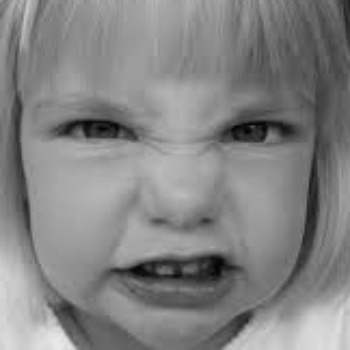
#> input picture machine Learning/dataset/anger/1001.jpg, 350 x 350 px, given in place of the camera
$ python takeApic.py
#> lines starting #> are read from the running program, lines starting #| are printed output that depends on the picture
# -*- coding: utf-8 -*-
"""
Created on Sat Nov 11 00:40:13 2017

@author: AJAY
"""
import numpy as np
import cv2
import newtrainning
import glob


cam = cv2.VideoCapture(0)

cv2.namedWindow("test")

img_counter = 0

while True:
    ret, frame = cam.read()
#> frame is the input picture: shape (350, 350, 3); min 0, max 234, mean 131.7
    cv2.imshow("test", frame)
    if not ret:
        break
    k = cv2.waitKey(1)
#> (key Esc is pressed here)

    if k%256 == 27:
        # ESC pressed
        print("Escape hit, closing...")
        break
    elif k%256 == 32:
        # SPACE pressed
        img_name = "pictures/{}.jpg".format(img_counter)
        cv2.imwrite(img_name, frame)
        print("{} written!".format(img_name))
        img_counter += 1
        break

cam.release()

cv2.destroyAllWindows()

print('hello')


faceDet = cv2.CascadeClassifier("haarcascade_frontalface_default.xml")
faceDet_two = cv2.CascadeClassifier("haarcascade_frontalface_alt2.xml")
faceDet_three = cv2.CascadeClassifier("haarcascade_frontalface_alt.xml")
faceDet_four = cv2.CascadeClassifier("haarcascade_frontalface_alt_tree.xml")


def detect_faces():
    files = glob.glob("pictures\\*") #Get list of all images with emotion

    frame = cv2.imread(files[0]) #Open image
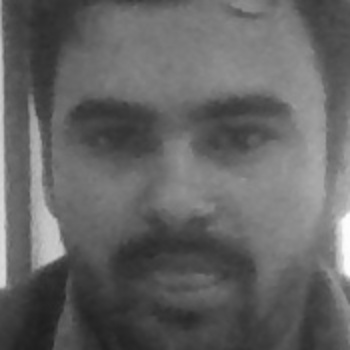
#> input picture machine Learning/pictures/0.jpg, 350 x 350 px
#> frame is the input picture: shape (350, 350, 3); min 30, max 254, mean 100
    gray = cv2.cvtColor(frame, cv2.COLOR_BGR2GRAY) #Convert image to grayscale

    face = faceDet.detectMultiScale(gray, scaleFactor=1.1, minNeighbors=10, minSize=(5, 5), flags=cv2.CASCADE_SCALE_IMAGE)
#> face = [[29, 23, 296, 296]]
    face_two = faceDet_two.detectMultiScale(gray, scaleFactor=1.1, minNeighbors=10, minSize=(5, 5), flags=cv2.CASCADE_SCALE_IMAGE)
#> face_two = [[22, 18, 305, 305]]
    face_three = faceDet_three.detectMultiScale(gray, scaleFactor=1.1, minNeighbors=10, minSize=(5, 5), flags=cv2.CASCADE_SCALE_IMAGE)
#> face_three = [[26, 21, 301, 301]]
    face_four = faceDet_four.detectMultiScale(gray, scaleFactor=1.1, minNeighbors=10, minSize=(5, 5), flags=cv2.CASCADE_SCALE_IMAGE)
#> face_four = ()

    if len(face) == 1:
        facefeatures = face
#> facefeatures = [[29, 23, 296, 296]]
    elif len(face_two) == 1:
        facefeatures = face_two
    elif len(face_three) == 1:
        facefeatures = face_three
    elif len(face_four) == 1:
        facefeatures = face_four
    else:
        facefeatures = ""
        print('no face detected')

    for (x, y, w, h) in facefeatures: #get coordinates and size of rectangle containing face
        print ("face found in file")
        gray = gray[y:y+h, x:x+w] #Cut the frame to size
        print(gray)
        filenumber=0
        try:
            out = cv2.resize(gray, (350, 350)) #Resize face so all images have same size
            cv2.imwrite("pictures\\%s.jpg" % filenumber, out) #Write image
        except:
              print('hello') #If error, pass file
#> this loop made 1 pass
#> (x, y, w, h, filenumber) on pass 1: (29, 23, 296, 296, 0)
#> (printed output is left out)
#> pass 1, in detect_faces, `gray = gray[y:y+h, x:x+w]`:
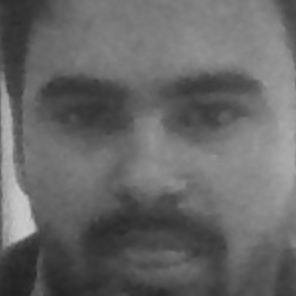
#> gray: shape (296, 296); min 33, max 203, mean 102.5


detect_faces()

#> (the run stopped early here; a loop or call above may not have finished)
